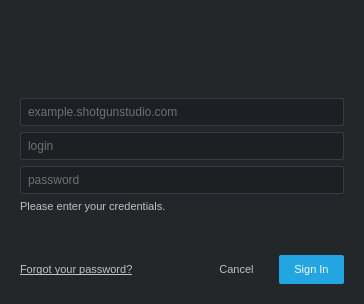
<?xml version="1.0" encoding="UTF-8"?>
<ui version="4.0">
 <class>LoginDialog</class>
 <widget class="QDialog" name="LoginDialog">
  <property name="windowModality">
   <enum>Qt::NonModal</enum>
  </property>
  <property name="geometry">
   <rect>
    <x>0</x>
    <y>0</y>
    <width>364</width>
    <height>304</height>
   </rect>
  </property>
  <property name="minimumSize">
   <size>
    <width>364</width>
    <height>296</height>
   </size>
  </property>
  <property name="styleSheet">
   <string notr="true">QWidget
{
    background-color:  rgb(36, 39, 42);
    color: rgb(192, 193, 195);
    selection-background-color: rgb(168, 123, 43);
    selection-color: rgb(230, 230, 230);
    font-size: 11px;
    color: rgb(192, 192, 192);
}

QPushButton
{
	background-color: transparent;
	border-radius: 2px;
	padding: 8px;
	padding-left: 15px;
	padding-right: 15px;
}

QLineEdit
{
	background-color: rgb(29, 31, 34);
	border: 1px solid rgb(54, 60, 66);
	border-radius: 2px;
	padding: 5px;
    font-size: 12px;
}

QLineEdit:focus
{
	border: 1px solid rgb(48, 167, 227);
}

QLineEdit:Disabled {
    background-color: rgb(60, 60, 60);
    color: rgb(160, 160, 160);
}</string>
  </property>
  <property name="modal">
   <bool>true</bool>
  </property>
  <layout class="QVBoxLayout" name="verticalLayout_2" stretch="1,0">
   <property name="margin">
    <number>20</number>
   </property>
   <item>
    <layout class="QHBoxLayout" name="horizontalLayout" stretch="0">
     <property name="spacing">
      <number>0</number>
     </property>
     <property name="sizeConstraint">
      <enum>QLayout::SetMinAndMaxSize</enum>
     </property>
     <item>
      <widget class="AspectPreservingLabel" name="logo">
       <property name="sizePolicy">
        <sizepolicy hsizetype="Preferred" vsizetype="Preferred">
         <horstretch>0</horstretch>
         <verstretch>0</verstretch>
        </sizepolicy>
       </property>
       <property name="maximumSize">
        <size>
         <width>250</width>
         <height>72</height>
        </size>
       </property>
       <property name="text">
        <string/>
       </property>
       <property name="pixmap">
        <pixmap resource="resources.qrc">:/shotgun_authentication/shotgun_logo_light_medium.png</pixmap>
       </property>
       <property name="alignment">
        <set>Qt::AlignCenter</set>
       </property>
       <property name="textInteractionFlags">
        <set>Qt::NoTextInteraction</set>
       </property>
      </widget>
     </item>
    </layout>
   </item>
   <item>
    <widget class="QStackedWidget" name="stackedWidget">
     <property name="minimumSize">
      <size>
       <width>324</width>
       <height>172</height>
      </size>
     </property>
     <property name="currentIndex">
      <number>0</number>
     </property>
     <widget class="QWidget" name="login_page">
      <layout class="QVBoxLayout" name="verticalLayout_3">
       <property name="margin">
        <number>0</number>
       </property>
       <item>
        <widget class="QWidget" name="credentials" native="true">
         <property name="minimumSize">
          <size>
           <width>0</width>
           <height>126</height>
          </size>
         </property>
         <layout class="QVBoxLayout" name="verticalLayout_7">
          <property name="margin">
           <number>0</number>
          </property>
          <item>
           <widget class="QLineEdit" name="site">
            <property name="minimumSize">
             <size>
              <width>308</width>
              <height>0</height>
             </size>
            </property>
            <property name="placeholderText">
             <string>example.shotgunstudio.com</string>
            </property>
           </widget>
          </item>
          <item>
           <widget class="QLineEdit" name="login">
            <property name="minimumSize">
             <size>
              <width>308</width>
              <height>0</height>
             </size>
            </property>
            <property name="placeholderText">
             <string>login</string>
            </property>
           </widget>
          </item>
          <item>
           <widget class="QLineEdit" name="password">
            <property name="minimumSize">
             <size>
              <width>308</width>
              <height>0</height>
             </size>
            </property>
            <property name="echoMode">
             <enum>QLineEdit::Password</enum>
            </property>
            <property name="placeholderText">
             <string>password</string>
            </property>
           </widget>
          </item>
          <item>
           <widget class="QLabel" name="message">
            <property name="sizePolicy">
             <sizepolicy hsizetype="Preferred" vsizetype="Fixed">
              <horstretch>0</horstretch>
              <verstretch>0</verstretch>
             </sizepolicy>
            </property>
            <property name="text">
             <string>Please enter your credentials.</string>
            </property>
            <property name="alignment">
             <set>Qt::AlignLeading|Qt::AlignLeft|Qt::AlignVCenter</set>
            </property>
            <property name="wordWrap">
             <bool>true</bool>
            </property>
            <property name="margin">
             <number>4</number>
            </property>
           </widget>
          </item>
          <item>
           <spacer name="verticalSpacer_3">
            <property name="orientation">
             <enum>Qt::Vertical</enum>
            </property>
            <property name="sizeHint" stdset="0">
             <size>
              <width>20</width>
              <height>0</height>
             </size>
            </property>
           </spacer>
          </item>
         </layout>
        </widget>
       </item>
       <item>
        <layout class="QHBoxLayout" name="button_layout" stretch="0,1,0,0">
         <property name="spacing">
          <number>10</number>
         </property>
         <property name="leftMargin">
          <number>0</number>
         </property>
         <item>
          <widget class="QLabel" name="forgot_password_link">
           <property name="cursor">
            <cursorShape>PointingHandCursor</cursorShape>
           </property>
           <property name="styleSheet">
            <string notr="true">QWidget
{
    color: rgb(192, 193, 195);
}</string>
           </property>
           <property name="text">
            <string>&lt;html&gt;&lt;head/&gt;&lt;body&gt;&lt;p&gt;&lt;a href=&quot;http://6-1-develop.shotgunstudio.com/user/forgot_password&quot;&gt;&lt;span style=&quot; text-decoration: underline; color:#c0c1c3;&quot;&gt;Forgot your password?&lt;/span&gt;&lt;/a&gt;&lt;/p&gt;&lt;/body&gt;&lt;/html&gt;</string>
           </property>
           <property name="textFormat">
            <enum>Qt::RichText</enum>
           </property>
           <property name="margin">
            <number>4</number>
           </property>
           <property name="openExternalLinks">
            <bool>true</bool>
           </property>
          </widget>
         </item>
         <item>
          <spacer name="sign_in_hspacer">
           <property name="orientation">
            <enum>Qt::Horizontal</enum>
           </property>
           <property name="sizeHint" stdset="0">
            <size>
             <width>40</width>
             <height>20</height>
            </size>
           </property>
          </spacer>
         </item>
         <item>
          <widget class="QPushButton" name="cancel">
           <property name="styleSheet">
            <string notr="true"/>
           </property>
           <property name="text">
            <string>Cancel</string>
           </property>
           <property name="autoDefault">
            <bool>false</bool>
           </property>
           <property name="flat">
            <bool>true</bool>
           </property>
          </widget>
         </item>
         <item>
          <widget class="QPushButton" name="sign_in">
           <property name="styleSheet">
            <string notr="true">color: rgb(248, 248, 248);
background-color: rgb(35, 165, 225);</string>
           </property>
           <property name="text">
            <string>Sign In</string>
           </property>
           <property name="autoDefault">
            <bool>true</bool>
           </property>
           <property name="default">
            <bool>true</bool>
           </property>
           <property name="flat">
            <bool>true</bool>
           </property>
          </widget>
         </item>
        </layout>
       </item>
      </layout>
     </widget>
     <widget class="QWidget" name="_2fa_page">
      <layout class="QVBoxLayout" name="verticalLayout_4">
       <property name="margin">
        <number>0</number>
       </property>
       <item>
        <widget class="QWidget" name="credentials_2" native="true">
         <property name="minimumSize">
          <size>
           <width>0</width>
           <height>133</height>
          </size>
         </property>
         <layout class="QHBoxLayout" name="horizontalLayout_2">
          <property name="margin">
           <number>0</number>
          </property>
          <item>
           <widget class="QLabel" name="label">
            <property name="minimumSize">
             <size>
              <width>86</width>
              <height>0</height>
             </size>
            </property>
            <property name="text">
             <string/>
            </property>
            <property name="pixmap">
             <pixmap resource="resources.qrc">:/google_authenticator/google_authenticator.png</pixmap>
            </property>
            <property name="alignment">
             <set>Qt::AlignHCenter|Qt::AlignTop</set>
            </property>
           </widget>
          </item>
          <item>
           <widget class="QWidget" name="widget_2" native="true">
            <layout class="QVBoxLayout" name="verticalLayout">
             <item>
              <widget class="QLabel" name="_2fa_message">
               <property name="sizePolicy">
                <sizepolicy hsizetype="Preferred" vsizetype="Fixed">
                 <horstretch>0</horstretch>
                 <verstretch>0</verstretch>
                </sizepolicy>
               </property>
               <property name="text">
                <string>Please enter the code you received in the Google Authenticator app.</string>
               </property>
               <property name="alignment">
                <set>Qt::AlignLeading|Qt::AlignLeft|Qt::AlignVCenter</set>
               </property>
               <property name="wordWrap">
                <bool>true</bool>
               </property>
               <property name="margin">
                <number>0</number>
               </property>
              </widget>
             </item>
             <item>
              <widget class="QLineEdit" name="_2fa_code">
               <property name="placeholderText">
                <string>Enter code</string>
               </property>
              </widget>
             </item>
             <item>
              <widget class="QLabel" name="invalid_code">
               <property name="sizePolicy">
                <sizepolicy hsizetype="Preferred" vsizetype="Fixed">
                 <horstretch>0</horstretch>
                 <verstretch>0</verstretch>
                </sizepolicy>
               </property>
               <property name="text">
                <string/>
               </property>
              </widget>
             </item>
             <item>
              <spacer name="verticalSpacer_2">
               <property name="orientation">
                <enum>Qt::Vertical</enum>
               </property>
               <property name="sizeHint" stdset="0">
                <size>
                 <width>20</width>
                 <height>40</height>
                </size>
               </property>
              </spacer>
             </item>
            </layout>
           </widget>
          </item>
         </layout>
        </widget>
       </item>
       <item>
        <layout class="QHBoxLayout" name="button_layout_2" stretch="0,0,0,0">
         <property name="spacing">
          <number>10</number>
         </property>
         <property name="leftMargin">
          <number>0</number>
         </property>
         <item>
          <widget class="QPushButton" name="use_backup">
           <property name="text">
            <string>Use backup code</string>
           </property>
           <property name="flat">
            <bool>true</bool>
           </property>
          </widget>
         </item>
         <item>
          <spacer name="_2fa_hspacer">
           <property name="orientation">
            <enum>Qt::Horizontal</enum>
           </property>
           <property name="sizeHint" stdset="0">
            <size>
             <width>40</width>
             <height>20</height>
            </size>
           </property>
          </spacer>
         </item>
         <item>
          <widget class="QPushButton" name="cancel_tfa">
           <property name="styleSheet">
            <string notr="true"/>
           </property>
           <property name="text">
            <string>Cancel</string>
           </property>
           <property name="autoDefault">
            <bool>false</bool>
           </property>
           <property name="flat">
            <bool>true</bool>
           </property>
          </widget>
         </item>
         <item>
          <widget class="QPushButton" name="verify_2fa">
           <property name="minimumSize">
            <size>
             <width>65</width>
             <height>0</height>
            </size>
           </property>
           <property name="styleSheet">
            <string notr="true">color: rgb(248, 248, 248);
background-color: rgb(35, 165, 225);</string>
           </property>
           <property name="text">
            <string>Verify</string>
           </property>
           <property name="autoDefault">
            <bool>false</bool>
           </property>
           <property name="default">
            <bool>true</bool>
           </property>
           <property name="flat">
            <bool>true</bool>
           </property>
          </widget>
         </item>
        </layout>
       </item>
      </layout>
     </widget>
     <widget class="QWidget" name="backup_page">
      <layout class="QVBoxLayout" name="verticalLayout_6">
       <property name="margin">
        <number>0</number>
       </property>
       <item>
        <widget class="QWidget" name="credentials_3" native="true">
         <property name="minimumSize">
          <size>
           <width>0</width>
           <height>133</height>
          </size>
         </property>
         <layout class="QHBoxLayout" name="horizontalLayout_3">
          <property name="margin">
           <number>0</number>
          </property>
          <item>
           <widget class="QLabel" name="label_2">
            <property name="text">
             <string/>
            </property>
            <property name="pixmap">
             <pixmap resource="resources.qrc">:/backup_codes/backup_codes_light_bg.png</pixmap>
            </property>
            <property name="alignment">
             <set>Qt::AlignHCenter|Qt::AlignTop</set>
            </property>
           </widget>
          </item>
          <item>
           <widget class="QWidget" name="widget_4" native="true">
            <layout class="QVBoxLayout" name="verticalLayout_5">
             <item>
              <widget class="QLabel" name="_2fa_message_2">
               <property name="sizePolicy">
                <sizepolicy hsizetype="Preferred" vsizetype="Fixed">
                 <horstretch>0</horstretch>
                 <verstretch>0</verstretch>
                </sizepolicy>
               </property>
               <property name="text">
                <string>Please enter one of your backup codes.</string>
               </property>
               <property name="alignment">
                <set>Qt::AlignLeading|Qt::AlignLeft|Qt::AlignVCenter</set>
               </property>
               <property name="wordWrap">
                <bool>true</bool>
               </property>
               <property name="margin">
                <number>0</number>
               </property>
              </widget>
             </item>
             <item>
              <widget class="QLineEdit" name="backup_code">
               <property name="text">
                <string/>
               </property>
               <property name="placeholderText">
                <string>Enter backup code</string>
               </property>
              </widget>
             </item>
             <item>
              <widget class="QLabel" name="invalid_backup_code">
               <property name="sizePolicy">
                <sizepolicy hsizetype="Preferred" vsizetype="Fixed">
                 <horstretch>0</horstretch>
                 <verstretch>0</verstretch>
                </sizepolicy>
               </property>
               <property name="text">
                <string/>
               </property>
              </widget>
             </item>
             <item>
              <spacer name="verticalSpacer">
               <property name="orientation">
                <enum>Qt::Vertical</enum>
               </property>
               <property name="sizeHint" stdset="0">
                <size>
                 <width>20</width>
                 <height>40</height>
                </size>
               </property>
              </spacer>
             </item>
            </layout>
           </widget>
          </item>
         </layout>
        </widget>
       </item>
       <item>
        <layout class="QHBoxLayout" name="button_layout_3" stretch="0,0,0,0">
         <property name="spacing">
          <number>10</number>
         </property>
         <property name="leftMargin">
          <number>0</number>
         </property>
         <item>
          <widget class="QPushButton" name="use_app">
           <property name="text">
            <string>Use Google App</string>
           </property>
           <property name="autoDefault">
            <bool>false</bool>
           </property>
           <property name="flat">
            <bool>true</bool>
           </property>
          </widget>
         </item>
         <item>
          <spacer name="backup_hspacer">
           <property name="orientation">
            <enum>Qt::Horizontal</enum>
           </property>
           <property name="sizeHint" stdset="0">
            <size>
             <width>40</width>
             <height>20</height>
            </size>
           </property>
          </spacer>
         </item>
         <item>
          <widget class="QPushButton" name="cancel_backup">
           <property name="text">
            <string>Cancel</string>
           </property>
           <property name="autoDefault">
            <bool>false</bool>
           </property>
           <property name="flat">
            <bool>true</bool>
           </property>
          </widget>
         </item>
         <item>
          <widget class="QPushButton" name="verify_backup">
           <property name="minimumSize">
            <size>
             <width>65</width>
             <height>0</height>
            </size>
           </property>
           <property name="styleSheet">
            <string notr="true">color: rgb(248, 248, 248);
background-color: rgb(35, 165, 225);</string>
           </property>
           <property name="text">
            <string>Verify</string>
           </property>
           <property name="autoDefault">
            <bool>true</bool>
           </property>
           <property name="default">
            <bool>true</bool>
           </property>
           <property name="flat">
            <bool>true</bool>
           </property>
          </widget>
         </item>
        </layout>
       </item>
      </layout>
     </widget>
    </widget>
   </item>
  </layout>
 </widget>
 <customwidgets>
  <customwidget>
   <class>AspectPreservingLabel</class>
   <extends>QLabel</extends>
   <header>..aspect_preserving_label</header>
  </customwidget>
 </customwidgets>
 <resources>
  <include location="resources.qrc"/>
 </resources>
 <connections>
  <connection>
   <sender>cancel_tfa</sender>
   <signal>clicked()</signal>
   <receiver>LoginDialog</receiver>
   <slot>reject()</slot>
   <hints>
    <hint type="sourcelabel">
     <x>235</x>
     <y>285</y>
    </hint>
    <hint type="destinationlabel">
     <x>181</x>
     <y>159</y>
    </hint>
   </hints>
  </connection>
  <connection>
   <sender>cancel_backup</sender>
   <signal>clicked()</signal>
   <receiver>LoginDialog</receiver>
   <slot>reject()</slot>
   <hints>
    <hint type="sourcelabel">
     <x>235</x>
     <y>285</y>
    </hint>
    <hint type="destinationlabel">
     <x>181</x>
     <y>159</y>
    </hint>
   </hints>
  </connection>
  <connection>
   <sender>cancel</sender>
   <signal>clicked()</signal>
   <receiver>LoginDialog</receiver>
   <slot>reject()</slot>
   <hints>
    <hint type="sourcelabel">
     <x>235</x>
     <y>285</y>
    </hint>
    <hint type="destinationlabel">
     <x>181</x>
     <y>159</y>
    </hint>
   </hints>
  </connection>
 </connections>
</ui>
